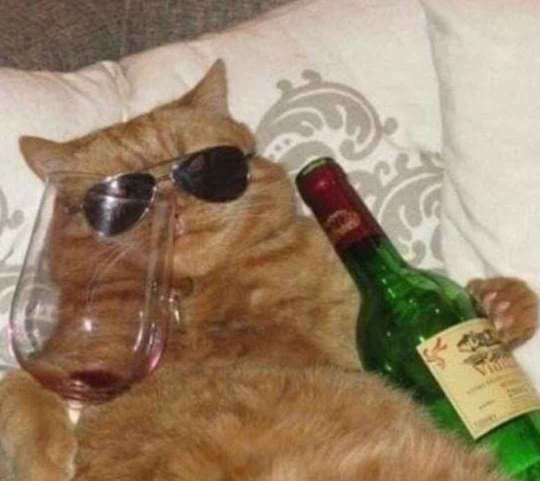
#> input picture labwork3HelloCUDA/drunkCat.jpg, 1080 x 961 px (shown at 1/2 size)
$ python helloCUDA.py
#> lines starting #> are read from the running program, lines starting #| are printed output that depends on the picture
import matplotlib
matplotlib.use('TkAgg')
import matplotlib.pyplot as plt
import numpy as np
from numba import cuda, jit
import time

def load_image(image_path):
#> called with image_path = 'drunkCat.jpg'
    img = plt.imread(image_path)
#> img is the input picture: shape (961, 1080, 3); mean R, G, B 154.1, 132.1, 106
#| Image size: 3113640
    return img

def flatten_image(img):
    #input (h, w, 3)
    if img.shape[2] == 4:
        img = img[:, :, :3]
    pixel_count = img.shape[0] * img.shape[1]
#> pixel_count = 1037880
    print(f"Image shape: {img.shape}")
#| Image shape: (961, 1080, 3)
    print(f"Calculated pixel count: {pixel_count}")
#| Calculated pixel count: 1037880
    flat_img = img.reshape(pixel_count, 3)
    return flat_img

def rgb_to_grayscale_cpu(flat_img):
    grayscale_img = np.dot(flat_img[...,:3], [0.2989, 0.5870, 0.1140])
    return grayscale_img

@cuda.jit
def rgb_to_grayscale_gpu_kernel(flat_img, grayscale_img):
    idx = cuda.grid(1)
    if idx < flat_img.shape[0]:
        r = flat_img[idx, 0]
        g = flat_img[idx, 1]
        b = flat_img[idx, 2]
        grayscale_img[idx] = 0.2989 * r + 0.5870 * g + 0.1140 * b

def rgb_to_grayscale_gpu(flat_img, threads_per_block=256):
    # array contiguous
    flat_img = np.ascontiguousarray(flat_img)

    # feed data
    flat_img_device = cuda.to_device(flat_img)
    grayscale_img_device = cuda.device_array(flat_img.shape[0], dtype=np.float32)

    # launch the kernel
    blocks_per_grid = (flat_img.shape[0] + (threads_per_block - 1)) // threads_per_block
    rgb_to_grayscale_gpu_kernel[blocks_per_grid, threads_per_block](flat_img_device, grayscale_img_device)

    #result
    grayscale_img = grayscale_img_device.copy_to_host()
    return grayscale_img

if __name__ == "__main__":
    img = load_image('drunkCat.jpg')
    print(f"Image size: {img.size}")
    flat_img = flatten_image(img)

    #CPU
    start_time = time.time()
    grayscale_img_cpu = rgb_to_grayscale_cpu(flat_img)
    cpu_time = time.time() - start_time
    print(f"CPU time: {cpu_time:.6f} seconds")
    grayscale_img_cpu = grayscale_img_cpu.reshape(img.shape[0], img.shape[1])
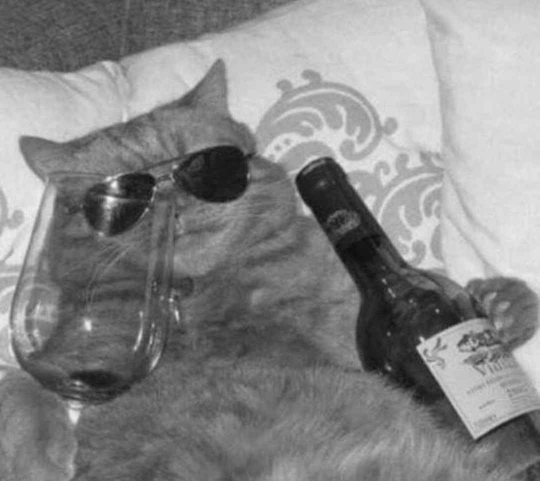
#> grayscale_img_cpu: shape (961, 1080) float64 (shown at 1/2 size); min 7.47, max 249.3, mean 135.7

    plt.imshow(grayscale_img_cpu, cmap='gray')
    plt.show()

    #GPU
    start_time = time.time()
    grayscale_img_gpu = rgb_to_grayscale_gpu(flat_img)
#> (the run stopped early here; a loop or call above may not have finished)
